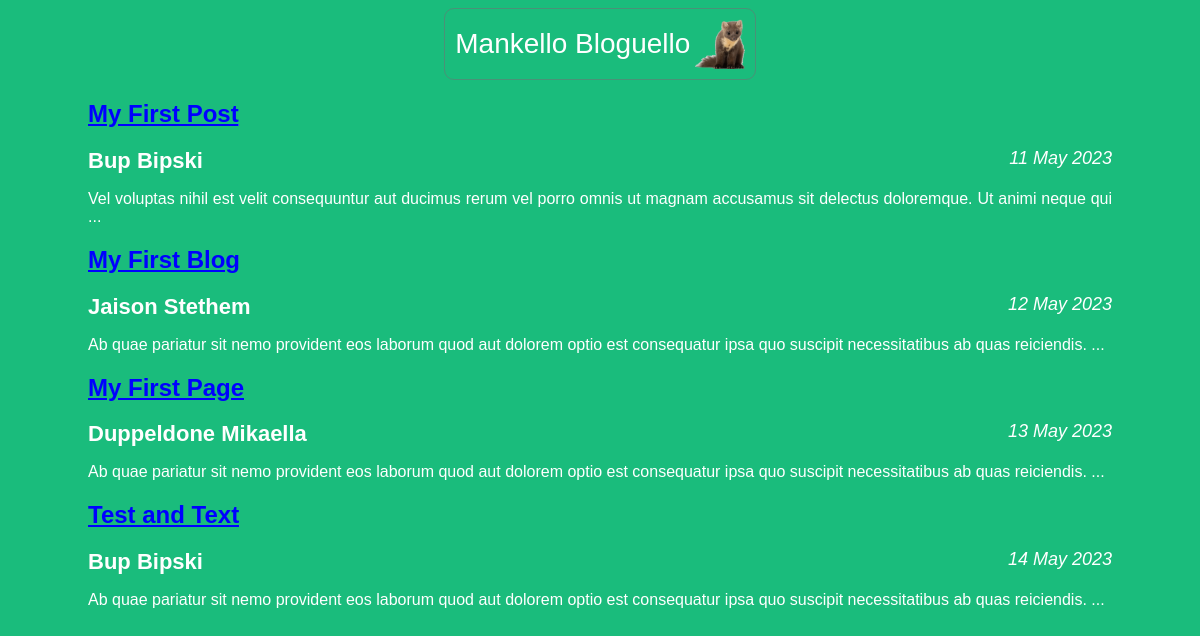
The page / on the database its author committed.
### articles/models.py (models this page shows, shortened)
class Article(models.Model):
    title = models.CharField(max_length=200)
    author = models.ForeignKey(User, on_delete=models.CASCADE)
    author_article = models.ForeignKey('Author', on_delete=models.SET_NULL, null=True)
    text = models.TextField()
    created_date = models.DateField(auto_now_add=True)
    date_article = models.DateField('Date create article', null=False)
    def get_excerpt(self):
        return self.text[:140] + "..." if len(self.text) > 140 else self.text

class Author(models.Model):
    first_name = models.CharField(max_length=100)
    last_name = models.CharField(max_length=100)
    date_of_birth = models.DateField(null=True, blank=True)
    date_of_death = models.DateField('Died', null=True, blank=True)

### articles/views.py (the view)
# urls.py: path('', views.archive, name='archive')
def archive(request):
    return render(request, 'archive.html', {"posts": Article.objects.all()})

### articles/templates/archive.html (shortened to what this page needs)
<!DOCTYPE html>
<html lang="en">
<head>
    <link rel="stylesheet" type="text/css" href="{{ STATIC_URL }}/static/css/article.css">
</head>
<body>
<div class="header_main_page">
    <div id="logo_article_id">
        <p id="logo_text">Mankello Bloguello</p>
        <img src="{{ STATIC_URL }}/static/images/sobol3.png"/>
    </div>
</div>
<div class="archive">
    {% for post in posts %}
    <div class="one-post">
        <h2 class="post-title"><a href="http://127.0.0.1:8000/article/{{ post.id }}">{{ post.title }}</a></h2>
        <div class="article-info">
            <div class="article-author">{{ post.author_article.last_name}} {{ post.author_article.first_name}}</div>
            <div class="article-created-date">{{ post.date_article|date:"j F Y"|title }}</div>
        </div>
        <p class="article-text">{{ post.get_excerpt }}</p>
    </div>
    {% endfor %}
</div>
</body>
</html>

### articles/static/css/article.css (style rules this page uses)
body { background: #1abc7c; font-family: Tahoma, Arial, sans-serif; color: #ffffff; width: 1024px; margin-left: auto; margin-right: auto; }
.header_main_page { text-align: center; }
#logo_article_id { display: inline-block; padding: 10px; border: 1px solid #4a9177; text-align: center; border-radius: 10px; background-image: linear-gradient(to bottom top, #4a9157, 27%, #33f5a0); }
#logo_text { display: inline-block; margin: 0; font-size: 28px; vertical-align: middle; }
#logo_article_id img { display: inline-block; width: 50px; height: 50px; vertical-align: middle; }
.post-title { text-decoration: underline; }
.article-text { text-align: justify; }
.article-info div { display: inline-block; vertical-align: middle; }
.article-created-date { float: right; font-size: 18px; font-style: italic; }
.article-author { font-size: 22px; font-weight: bold; }
a { color: blue; }

### rows shown on the page
Article: title "My First Post", author_article.last_name "Bup", author_article.first_name "Bipski", date_article "11 May 2023", get_excerpt "Vel voluptas nihil est velit consequuntur aut ducimus rerum vel porro omnis ut magnam accusamus sit delectus doloremque. Ut animi neque qui ..."
Article: title "My First Blog", author_article.last_name "Jaison", author_article.first_name "Stethem", date_article "12 May 2023", get_excerpt "Ab quae pariatur sit nemo provident eos laborum quod aut dolorem optio est consequatur ipsa quo suscipit necessitatibus ab quas reiciendis. ..."
Article: title "My First Page", author_article.last_name "Duppeldone", author_article.first_name "Mikaella", date_article "13 May 2023", get_excerpt "Ab quae pariatur sit nemo provident eos laborum quod aut dolorem optio est consequatur ipsa quo suscipit necessitatibus ab quas reiciendis. ..."
Article: title "Test and Text", author_article.last_name "Bup", author_article.first_name "Bipski", date_article "14 May 2023", get_excerpt "Ab quae pariatur sit nemo provident eos laborum quod aut dolorem optio est consequatur ipsa quo suscipit necessitatibus ab quas reiciendis. ..."
